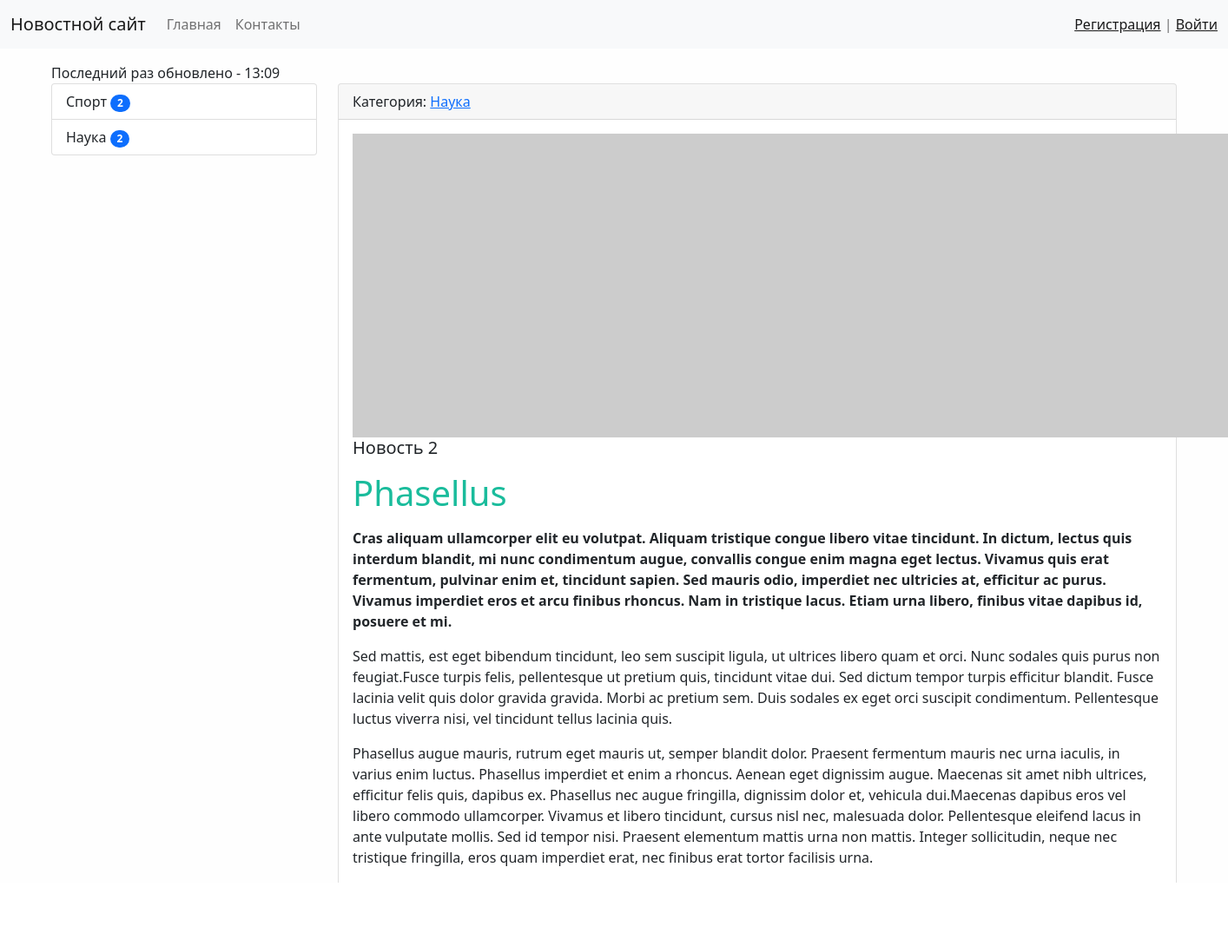
Screenshot of /news/2/ with the database file from the repository.
### news/models.py (models this page shows, shortened)
class Category(models.Model):
    title = models.CharField(max_length=150, db_index=True, verbose_name='Наименование')
    def get_absolute_url(self):
        return reverse('category', kwargs={'category_id': self.pk})
    def __str__(self):
        return self.title
    class Meta:
        verbose_name = 'Категория'
        verbose_name_plural = 'Категории'
        ordering = ['title']

class News(models.Model):
    title = models.CharField(max_length=150, verbose_name='Наименование')
    content = models.TextField(blank=True, verbose_name='Контент')
    created_at = models.DateTimeField(auto_now_add=True, verbose_name='Дата публикации')
    updated_at = models.DateTimeField(auto_now=True, verbose_name='Обновлено')
    photo = models.ImageField(upload_to='photos/%Y/%m/%d/', verbose_name='Фото', blank=True)
    is_published = models.BooleanField(default=True, verbose_name='Опубликовано')
    category = models.ForeignKey('Category', on_delete=models.PROTECT, verbose_name='Категория')
    views = models.IntegerField(default=0)
    class Meta:
        verbose_name = 'Новость'
        verbose_name_plural = 'Новости'
        ordering = ['-created_at']

### news/views.py (the view)
# urls.py: path('news/<int:pk>/', ViewNews.as_view(), name='view_news'),
class ViewNews(DetailView):
    model = News
    context_object_name = 'news_item'

### news/templatetags/news_tags.py (called while the page is built)
@register.inclusion_tag('news/list_categories.html')
def show_categories(arg1='Hello', arg2='world'):
    categories = Category.objects.annotate(cnt=Count('news', filter=F('news__is_published'))).filter(cnt__gt=0)
    return {'categories': categories, 'arg1': arg1, 'arg2': arg2 }

### news/templates/news/news_detail.html (shortened to what this page needs)
{% extends 'base.html' %}
{% block sidebar %}
{% include 'inc/_sidebar.html' %}
{% endblock %}
{% block content %}
<div class="card mb-3">
    <div class="card-header">
        Категория: <a href="{{ news_item.category.get_absolute_url }}">{{ news_item.category}}</a>
    </div>
    <div class="card-body">
            {% if item.photo%}
                <img src="{{ news_item.photo.url }}" alt="" width='350' class="float-left mr-3">
            {% else %}
                <img src="https://picsum.photos/id/1060/350/300/?blur=2" alt="" class="float-left mr-3">
            {% endif %}
                 <h5 class="card-title">{{ news_item.title }}</h5>
                 <p class="card-text">{{ news_item.content|safe|linebreaks }}</p>
    </div>
    <div class="card-footer text-muted">
    </div>
</div>
{% endblock %}

### news/templates/news/list_categories.html
<div class="list-group">
    {% for item in categories%}
    <a href="{{ item.get_absolute_url }}" class="list-group-item list-group-item-action">{{ item.title }} <span class="badge bg-primary rounded-pill">{{ item.cnt }}</span></a>
{% endfor %}
</div>

### example1/static/css/style.css (style rules this page uses)
body { background-color: #fefefe; }

### rows the page displays
Category: title "Спорт", cnt "2"
Category: title "Наука", cnt "2"
News: category "Наука", title "Новость 2", content "Phasellus Cras aliquam ullamcorper elit eu volutpat. Aliquam tristique congue libero vitae tincidunt. In dictum, lectus quis interdum blandit, mi nunc condimentum augue, convallis congue enim magna eget lectus. Vivamus quis erat fermentum, pulvinar enim et, tincidunt sapien. Sed mauris odio, imperdiet nec ultricies at, efficitur ac purus. Vivamus imperdiet eros et arcu finibus rhoncus. Nam in tristique lacus. Etiam urna libero, finibus vitae dapibus id, posuere et mi. Sed mattis, est eget bibendum tincidunt, leo sem suscipit ligula, ut ultrices libero quam et orci. Nunc sodales quis purus non feugiat.Fusce turpis felis, pellentesque ut pretium quis, tincidunt vitae dui. Sed dictum tempor…"
